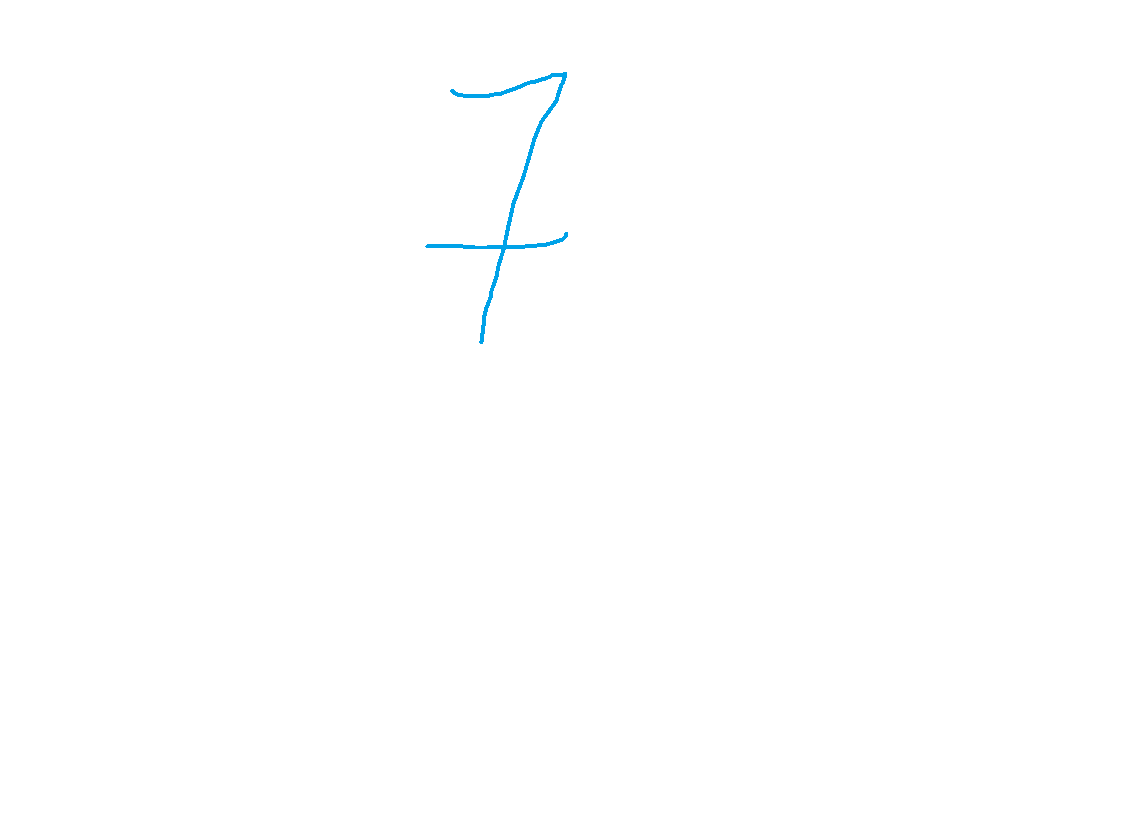
%> input picture 7.png, 1129 x 819 px
$ octave --eval "result = detectNumber('7.png');"   (GNU Octave 9; MATLAB toolbox functions it lacks are replaced by stand-ins)
%> lines starting %> are read from the running program, lines starting %| are printed output that depends on the picture; in (x1, y1, x2, y2) boxes, pixels count from 0 and x2, y2 are one past the last pixel; in counts of white or black regions, pixels touching at a corner belong together; the program's own positions count from 1
function ret = detectNumber(path)
%> called with path = '7.png'
original = imread(path);
%> original is the input picture: size 819x1129x3 uint8; mean R, G, B 254.4, 254.8, 254.9
im = rgb2gray(original);
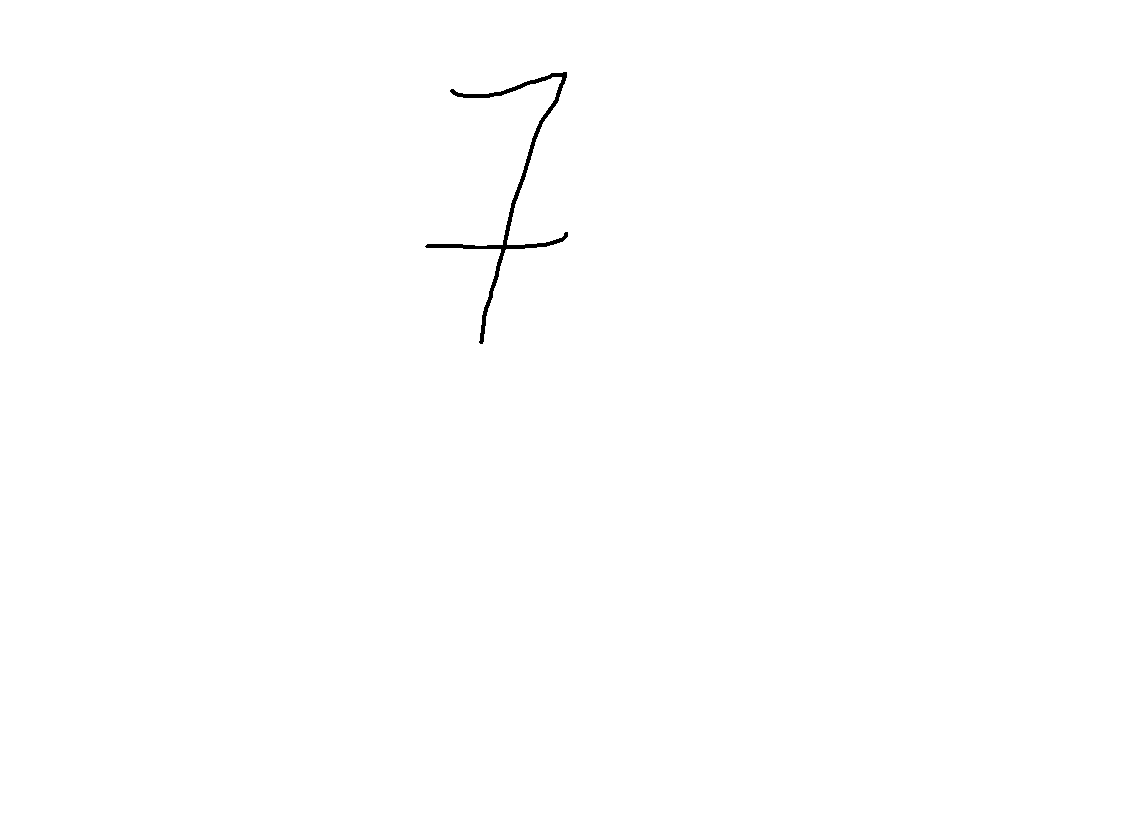
%> im: size 819x1129 uint8; values 122 (black) and 255 (white), 99.8% white; 1 black region, box (x1, y1, x2, y2) and area: (425, 72, 568, 344) 2181
im = imcomplement(im);
im = cropNumber(im);
im = pad(im, 10);
im = imresize(im, [16, 16]);
im = enhanceStroke(im);

ret = im;

function ret = cropNumber(imc)
topMost = -1;
leftMost = -1;
rightMost = -1;
bottomMost = -1;

[cols, rows] = size(imc);
%> cols = 819; rows = 1129

for row = (1:rows)
    if (max(imc(:, row)) > 0)
        if topMost == -1
            topMost = row;
        end

        bottomMost  = row;
    end
end
%> after the loop, bottomMost = 568; topMost = 426

for col = (1:cols)
    if (max(imc(col, :)) > 0)
        if leftMost == -1
            leftMost = col;
        end

        rightMost = col;
    end
end
%> after the loop, leftMost = 73; rightMost = 344

ret = imc(leftMost:rightMost, topMost:bottomMost);
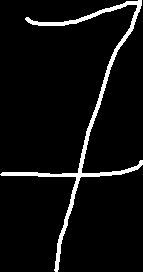
%> ret: size 272x143 uint8; values 0 (black) and 133 (white), 5.6% white; 1 white region, box (x1, y1, x2, y2) and area: (0, 0, 143, 272) 2181

function ret = pad(im, padding)
%> called with padding = 10
ret = padarray(im, [padding, padding], 'both');
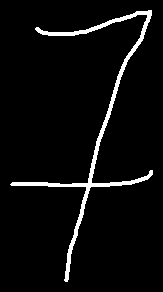
%> ret: size 292x163 uint8; values 0 (black) and 133 (white), 4.6% white; 1 white region, box (x1, y1, x2, y2) and area: (10, 10, 153, 282) 2181

function ret = enhanceStroke(im)
ret = imadjust(im);
